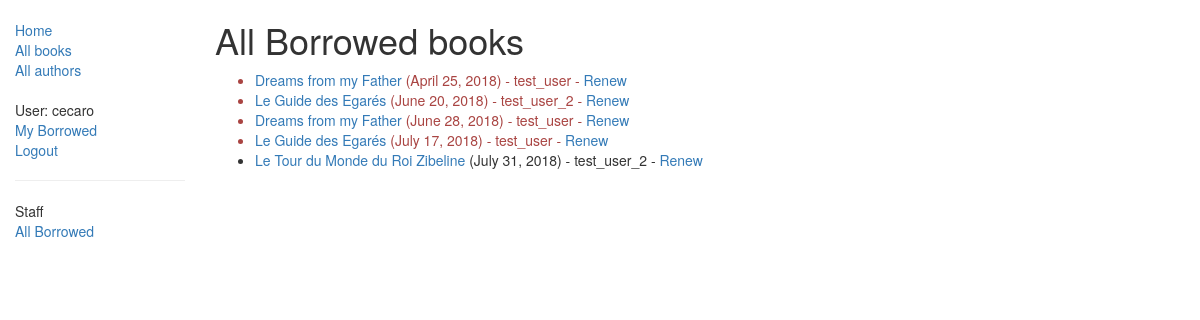
Page /catalog/borrowed (signed in) on the committed database.
### catalog/models.py (models this page shows, shortened)
class BookInstance(models.Model):
    id = models.UUIDField(primary_key=True, default=uuid.uuid4,
                          help_text="Unique ID for this particular book across whole library")
    book = models.ForeignKey('Book', on_delete=models.SET_NULL, null=True)
    imprint = models.CharField(max_length=200)
    due_back = models.DateField(null=True, blank=True)
    borrower = models.ForeignKey(
        User, on_delete=models.SET_NULL, null=True, blank=True)
    @property
    def is_overdue(self):
        if self.due_back and date.today() > self.due_back:
            return True
        return False
    LOAN_STATUS = (
        ('d', 'Maintenance'),
        ('o', 'On loan'),
        ('a', 'Available'),
        ('r', 'Reserved'),
    )
    status = models.CharField(max_length=1, choices=LOAN_STATUS,
                              blank=True, default='d', help_text='Book availability')
    class Meta:
        ordering = ["due_back"]
        permissions = (("can_mark_returned", "Set book as returned"),)

class Book(models.Model):
    title = models.CharField(max_length=200)
    author = models.ForeignKey('Author', on_delete=models.SET_NULL, null=True)
    summary = models.TextField(
        max_length=1000, help_text="Enter a brief description of the book")
    isbn = models.CharField(
        'ISBN', max_length=13, help_text='13 Character <a href="https://www.isbn-international.org/content/what-isbn">ISBN number</a>')
    genre = models.ManyToManyField(
        Genre, help_text="Select a genre for this book")
    language = models.ForeignKey(
        'Language', on_delete=models.SET_NULL, null=True)

### catalog/views.py (the view)
# urls.py: path('borrowed', views.AllLoanedBooksListView.as_view(), name='all-borrowed'),
class AllLoanedBooksListView(PermissionRequiredMixin, generic.ListView):
    permission_required = 'catalog.can_mark_returned'
    model = BookInstance
    template_name = 'catalog/bookinstance_list_all_borrowed.html'
    paginate_by = 10
    def get_queryset(self):
        return BookInstance.objects.filter(status__exact='o').order_by('due_back')

### catalog/templates/catalog/bookinstance_list_all_borrowed.html
{% extends "base_generic.html" %}
{% block content %}
    <h1>All Borrowed books</h1>
    {% if bookinstance_list %}
    <ul>
      {% for bookinst in bookinstance_list %}
      <li class="{% if bookinst.is_overdue %}text-danger{% endif %}">
        <a href="{% url 'book-detail' bookinst.book.pk %}">{{bookinst.book.title}}</a> ({{ bookinst.due_back }}) {% if user.is_staff %}- {{ bookinst.borrower }}{% endif %} {% if perms.catalog.can_mark_returned %}- <a href="{% url 'renew-book-librarian' bookinst.id %}">Renew</a> {% endif %}
      </li>
      {% endfor %}
    </ul>
    {% else %}
      <p>There are no books borrowed.</p>
    {% endif %}
{% endblock %}

### catalog/templates/base_generic.html (shortened to what this page needs)
<!DOCTYPE html>
<html lang="en">
<head>
  <link rel="stylesheet" href="https://maxcdn.bootstrapcdn.com/bootstrap/3.3.7/css/bootstrap.min.css">
  {% load static %}
  <link rel="stylesheet" href="{% static 'css/styles.css' %}">
</head>
<body>
  <div class="container-fluid">
    <div class="row">
      <div class="col-sm-2">
      {% block sidebar %}
      <ul class="sidebar-nav">
          <li><a href="{% url 'index' %}">Home</a></li>
          <li><a href="{% url 'books' %}">All books</a></li>
          <li><a href="{% url 'authors' %}">All authors</a></li>
      </ul>
      <ul class="sidebar-nav">
        {% if user.is_authenticated %}
          <li>User: {{ user.get_username }}</li>
          <li><a href="{% url 'my-borrowed' %}">My Borrowed</a></li>
          <li><a href="{% url 'logout'%}?next={{request.path}}">Logout</a></li>
        {% else %}
          <li><a href="{% url 'login'%}?next={{request.path}}">Login</a></li>
        {% endif %}
     </ul>
     {% if user.is_staff %}
     <hr />
     <ul class="sidebar-nav">
      <li>Staff</li>
      <li><a href="{% url 'all-borrowed' %}">All Borrowed</a></li>
     </ul>
     {% endif %}
     {% endblock %}
      </div>
      <div class="col-sm-10 ">
      {% block content %}{% endblock %}
      </div>
    </div>
  </div>
</body>
</html>

### catalog/static/styles.css (style rules this page uses)
.sidebar-nav { margin-top: 20px; padding: 0; list-style: none; }

### rows in the picture
BookInstance: book "Dreams from my Father", due_back "April 25, 2018", borrower "test_user"
BookInstance: book "Le Guide des Egarés", due_back "June 20, 2018", borrower "test_user_2"
BookInstance: book "Dreams from my Father", due_back "June 28, 2018", borrower "test_user"
BookInstance: book "Le Guide des Egarés", due_back "July 17, 2018", borrower "test_user"
BookInstance: book "Le Tour du Monde du Roi Zibeline", due_back "July 31, 2018", borrower "test_user_2"

### other values in the picture
{{ user.get_username }} "cecaro"
